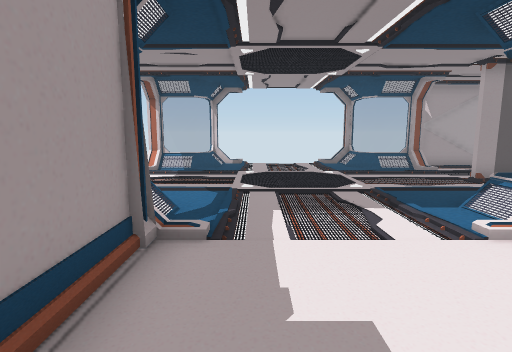
View 1 (above)

17 first-person views from a walk through a 3-D level made in the Unity game engine. The camera is 1.5 m above the floor, tilts 8° down and sees 80° across. Doors are open. The floor is counted in squares, 1 m on a side. Each view is taken from the middle of a square. On the plan, view 1 faces up. The plan holds only what a view shows up to about 15 squares ahead; the rest is blank. The place goes on beyond the plan.

View 2
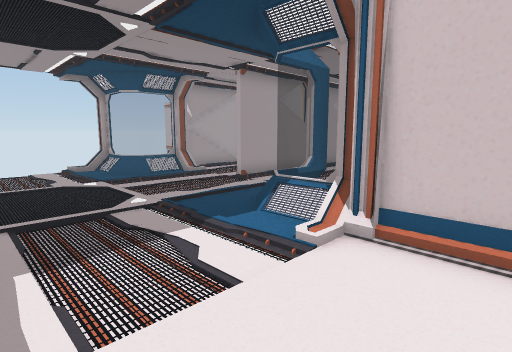

View 3
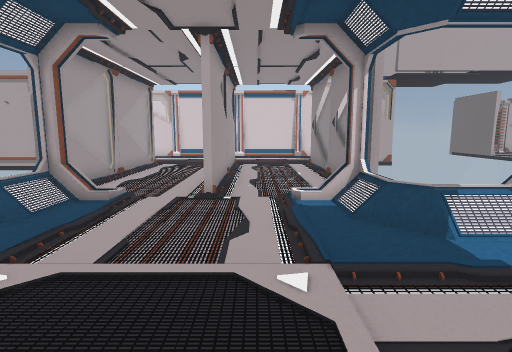

View 4
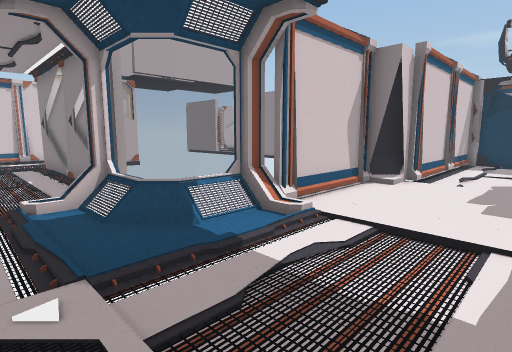

View 5
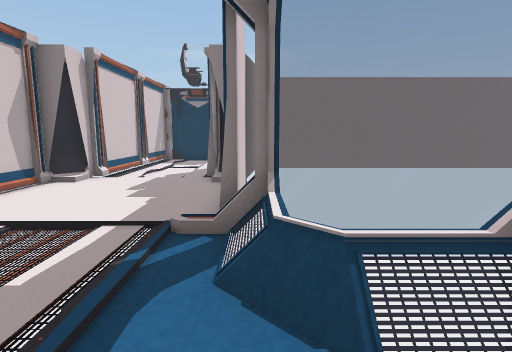

View 6
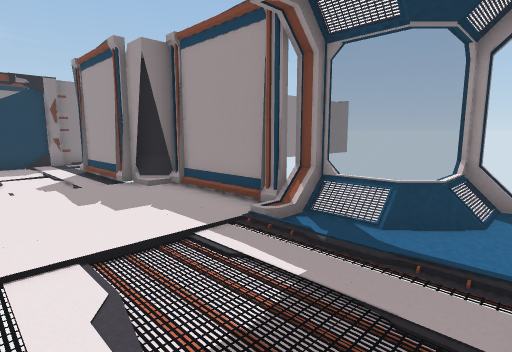

View 7
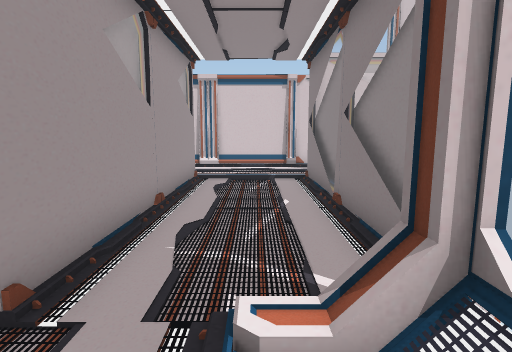

View 8
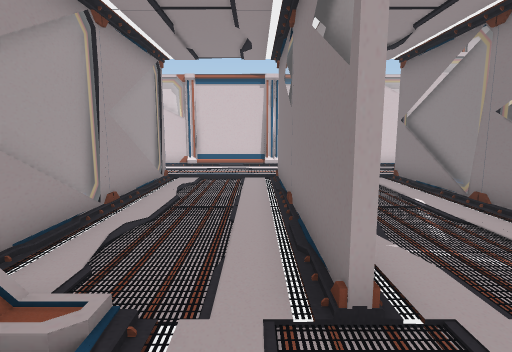

View 9
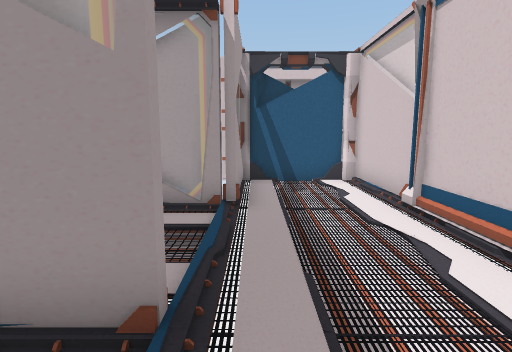

View 10
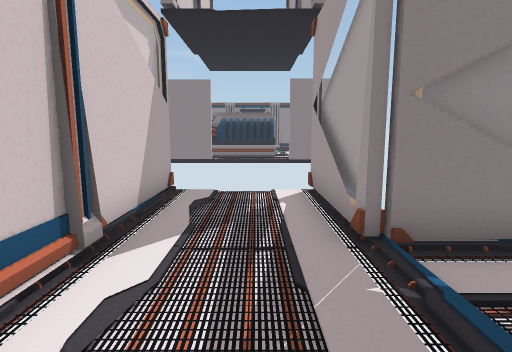

View 11
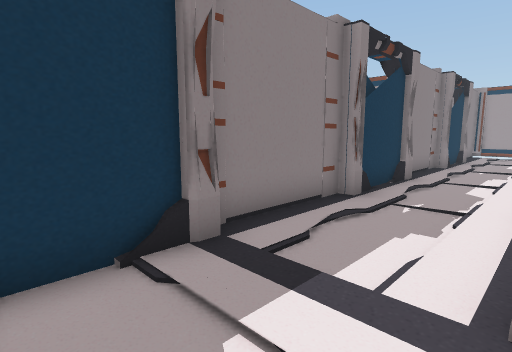

View 12
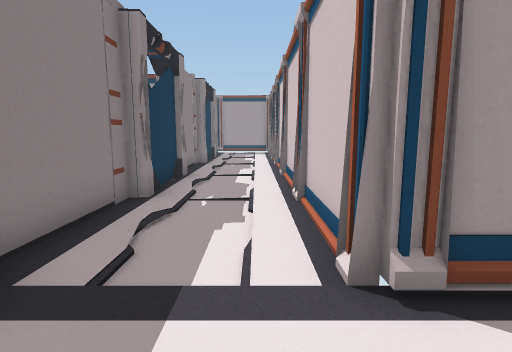

View 13
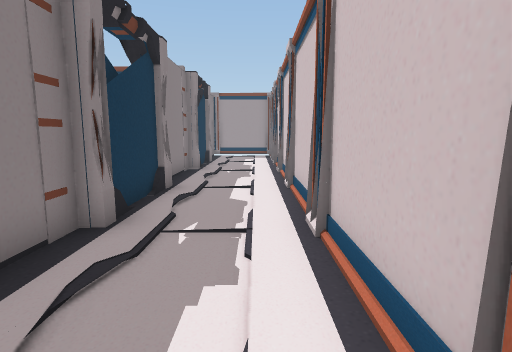

View 14
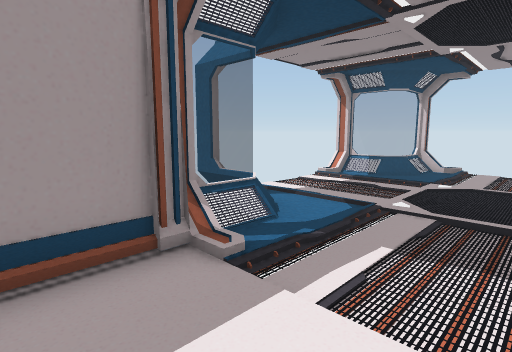

View 15
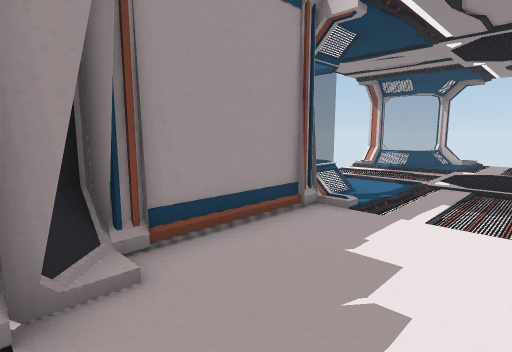

View 16
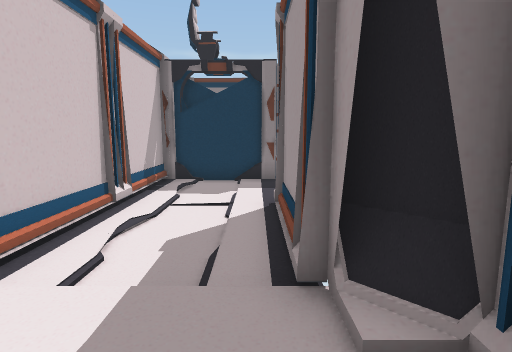

View 17
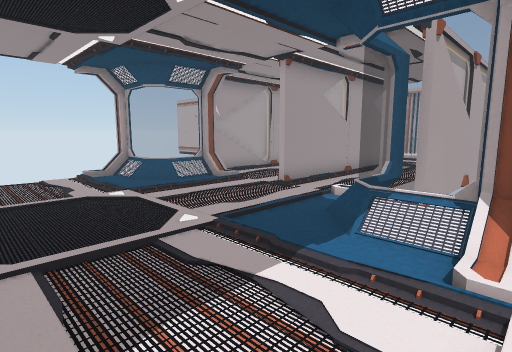

### Floor plan
Key: @ floor where view 1 was taken; # wall or solid block; . main floor; - floor 0.25 m lower than the main floor; / step, stairs or slope; = window, fence, low wall or low ledge; O other object.
Columns run from 14 left of view 1 to 19 right of it. Each row starts with its distance up from view 1.
 18                              #####
 17                              =...#
 16             #      #         =...#
 15            #=......=        #=...#
 14          #===......==##===#===...#
 13           ///......///...........#
 12           .........../...........#
 11           .......................#
 10           ............========...#
  9           .......................#
  8           .........../...........#
  7          #=O.......=//...........#
  6             =......=##========...#
  5             #/.....=         =...#
  4             #////.##         =...#
  3             #.....#          =...#
  2             #.....#          #   #
  1             #.....#
  0             ##@...#
 -1              #.//##
 -2              #.--#
 -3              #.--#
 -4              #.-.#
 -5 ##############.-.#
 -6 ...............--#
 -7 --------------.--#
 -8 ...............-.#
 -9 ###########OOO####

Where each view was taken, in squares from view 1:
view 1: 0 up, 0 right, facing up
view 2: 2 up, 0 right, facing up-right
view 3: 9 up, 0 right, facing right
view 4: 9 up, 0 right, facing down-right
view 5: 9 up, 2 left, facing down
view 6: 8 up, 3 right, facing down-left
view 7: 8 up, 5 right, facing right
view 8: 11 up, 5 right, facing right
view 9: 8 up, 16 right, facing up
view 10: 10 up, 17 right, facing down
view 11: 5 down, 2 right, facing down-left
view 12: 6 down, 2 right, facing left
view 13: 6 down, 0 right, facing left
view 14: 2 up, 2 right, facing up-left
view 15: 1 down, 2 right, facing up-left
view 16: 2 up, 0 right, facing down
view 17: 4 up, 0 right, facing up-right
